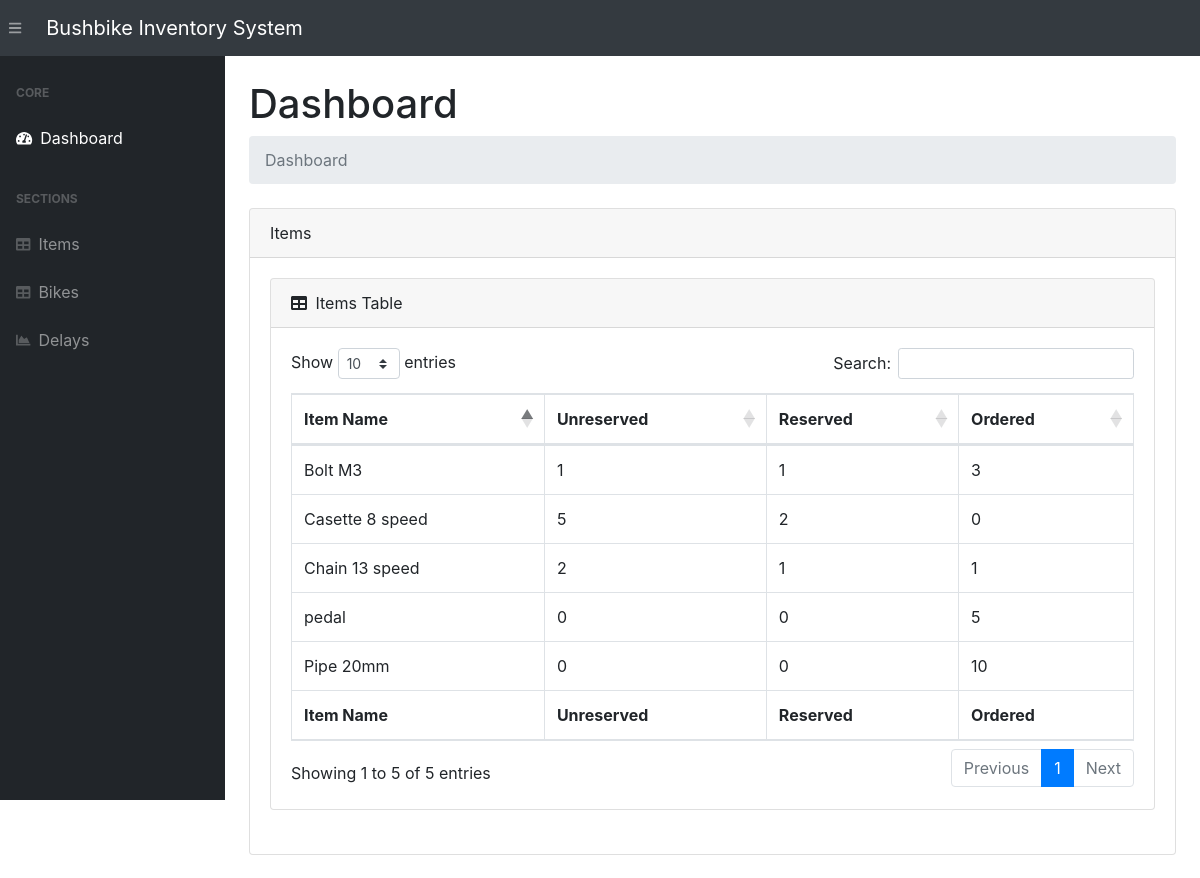
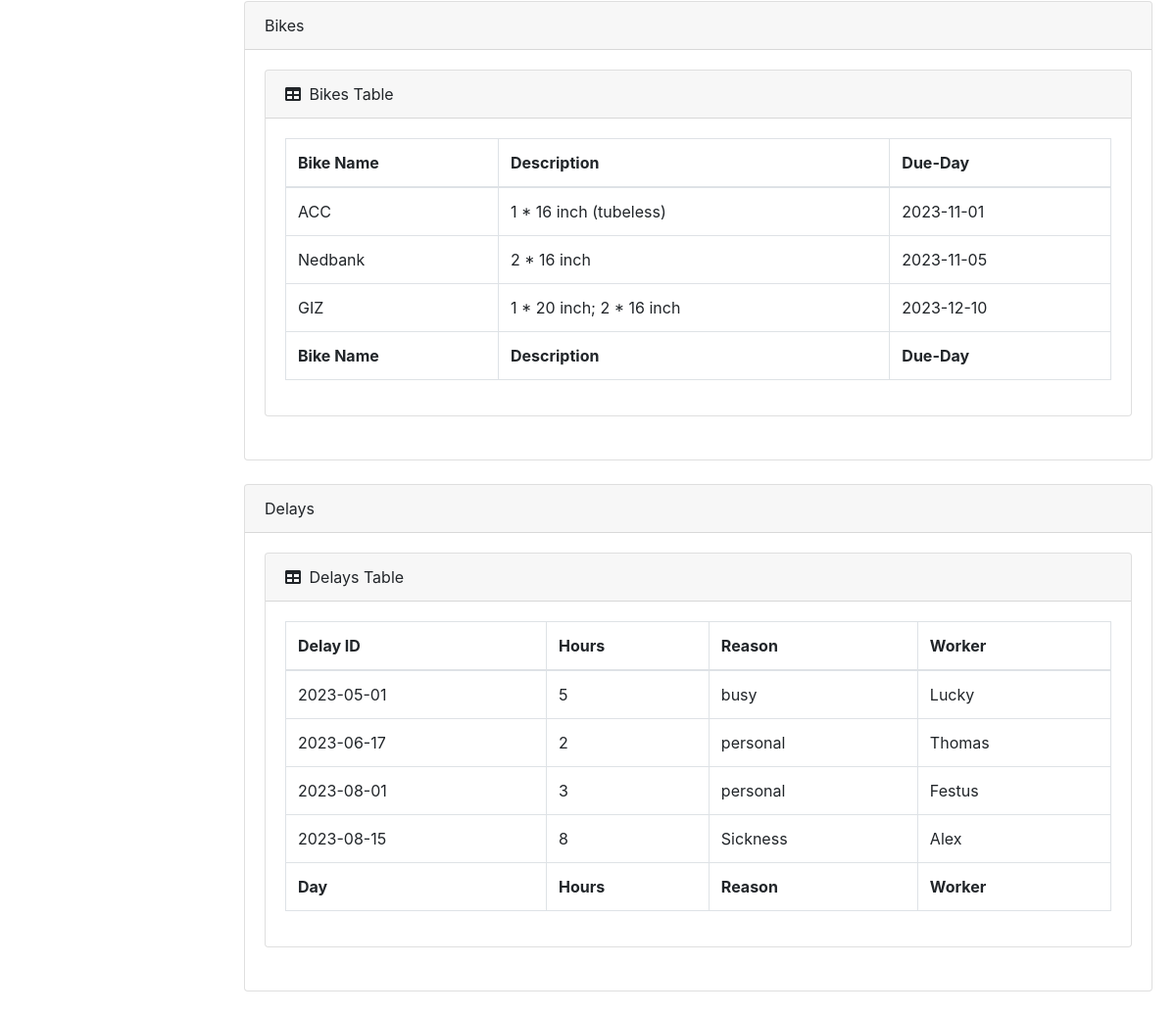
The page / on the database its author committed (2 pictures, top to bottom).
### app.py (models this page shows, shortened)
class Item(db.Model):
    __tablename__ = 'items'
    item_name       = db.Column(db.String(200), primary_key=True)
    unreserved      = db.Column(db.Integer, default=0)
    reserved        = db.Column(db.Integer, default=0)
    ordered         = db.Column(db.Integer, default=0)

class Bike(db.Model):
    __tablename__ = 'bikes'
    bike_name           = db.Column(db.String(200), primary_key=True)
    description         = db.Column(db.String(200))
    due                 = db.Column(db.DateTime, default=datetime.utcnow)

class Delay(db.Model):
    __tablename__ = 'delays'
    delay_id        = db.Column(db.Integer, primary_key=True)
    hours           = db.Column(db.Integer, default=0)
    reason          = db.Column(db.String(200))
    date            = db.Column(db.DateTime, default=datetime.utcnow)
    worker_name     = db.Column(db.String(200))

### app.py (the view)
@app.route('/', methods=["POST", "GET"])
def index():
    items   = Item.query.order_by(Item.item_name).all()
    bikes   = Bike.query.order_by(Bike.due).all()
    delays  = Delay.query.order_by(Delay.date).all()
    return render_template("index.html", items = items, bikes = bikes, delays = delays)

### templates/index.html (shortened to what this page needs)
{% extends 'base.html' %}
{% block content %}
<main>
    <div class="container-fluid">
        <h1 class="mt-4">Dashboard</h1>
        <ol class="breadcrumb mb-4">
            <li class="breadcrumb-item active">Dashboard</li>
        </ol>
        <div class="card mb-4">
            <div class="card-header">Items</div>
            <div class="card-body">
                <div class="card mb-4">
                <div class="card-header">
                    <i class="fas fa-table mr-1"></i>
                    Items Table
                </div>
                <div class="card-body">
                    <div class="table-responsive">
                        {% if items|length < 1 %}
                        <h4>There are no Items, add one above</h4>
                        {% else %}
                        <table class="table table-bordered" id="dataTable" width="100%" cellspacing="0">
                            <thead>
                                <tr>
                                    <th>Item Name</th>
                                    <th>Unreserved</th>
                                    <th>Reserved</th>
                                    <th>Ordered</th>
                                </tr>
                            </thead>
                            <tfoot>
                                <tr>
                                    <th>Item Name</th>
                                    <th>Unreserved</th>
                                    <th>Reserved</th>
                                    <th>Ordered</th>
                                </tr>
                            </tfoot>
                            <tbody>
                                {% for item in items %}
                                <tr>
                                    <td>{{ item.item_name }}</td>
                                    <td>{{ item.unreserved }}</td>
                                    <td>{{ item.reserved }}</td>
                                    <td>{{ item.ordered }}</td>
                                </tr>
                                {% endfor %}
                            </tbody>
                        </table>
                        {% endif %}
                </div>
            </div>
                </div>
            </div>
        </div>
        <div class="card mb-4">
            <div class="card-header">Bikes</div>
            <div class="card-body">
                <div class="card mb-4">
                <div class="card-header">
                    <i class="fas fa-table mr-1"></i>
                    Bikes Table
                </div>
                <div class="card-body">
                    <div class="table-responsive">
                        {% if bikes|length < 1 %}
                        <h4>There are no Bikes, add one above</h4>
                        {% else %}
                        <table class="table table-bordered" id="dataTable" width="100%" cellspacing="0">
                            <thead>
                                <tr>
                                    <th>Bike Name</th>
                                    <th>Description</th>
                                    <th>Due-Day</th>
                                </tr>
                            </thead>
                            <tfoot>
                                <tr>
                                    <th>Bike Name</th>
                                    <th>Description</th>
                                    <th>Due-Day</th>
                                </tr>
                            </tfoot>
                            <tbody>
                                {% for bike in bikes %}
                                <tr>
                                    <td>{{ bike.bike_name }}</td>
                                    <td>{{ bike.description }}</td>
                                    <td>{{ bike.due.date() }}</td>
                                </tr>
                                {% endfor %}
                            </tbody>
                        </table>
                        {% endif %}
                </div>
            </div>
                </div>
            </div>
        </div>
        <div class="card mb-4">
            <div class="card-header">Delays</div>
            <div class="card-body">
                <div class="card mb-4">
                <div class="card-header">
                    <i class="fas fa-table mr-1"></i>
                    Delays Table
                </div>
                <div class="card-body">
                    <div class="table-responsive">
                        {% if delays|length < 1 %}
                        <h4>There are no Delays, add one above</h4>
                        {% else %}
                        <table class="table table-bordered" id="dataTable" width="100%" cellspacing="0">
                            <thead>
                                <tr>
                                    <th>Delay ID</th>
                                    <th>Hours</th>
                                    <th>Reason</th>
                                    <th>Worker</th>
                                </tr>
                            </thead>
                            <tfoot>
                                <tr>
                                    <th>Day</th>
                                    <th>Hours</th>
                                    <th>Reason</th>
                                    <th>Worker</th>
                                </tr>
                            </tfoot>
                            <tbody>
                                {% for delay in delays %}
                                <tr>
                                    <td>{{ delay.date.date() }}</td>
                                    <td>{{ delay.hours }}</td>
                                    <td>{{ delay.reason }}</td>
                                    <td>{{ delay.worker_name }}</td>
                                </tr>
                                {% endfor %}
                            </tbody>
                        </table>
                        {% endif %}
                </div>
            </div>
                </div>
            </div>
        </div>
    </div>
</main>
{% endblock %}

### rows shown on the page
Item: item_name "Bolt M3", unreserved "1", reserved "1", ordered "3"
Item: item_name "Casette 8 speed", unreserved "5", reserved "2", ordered "0"
Item: item_name "Chain 13 speed", unreserved "2", reserved "1", ordered "1"
Item: item_name "Pipe 20mm", unreserved "0", reserved "0", ordered "10"
Item: item_name "pedal", unreserved "0", reserved "0", ordered "5"
Bike: bike_name "ACC", description "1 * 16 inch (tubeless)", due "2023-11-01"
Bike: bike_name "Nedbank", description "2 * 16 inch", due "2023-11-05"
Bike: bike_name "GIZ", description "1 * 20 inch; 2 * 16 inch", due "2023-12-10"
Delay: date "2023-05-01", hours "5", reason "busy", worker_name "Lucky"
Delay: date "2023-06-17", hours "2", reason "personal", worker_name "Thomas"
Delay: date "2023-08-01", hours "3", reason "personal", worker_name "Festus"
Delay: date "2023-08-15", hours "8", reason "Sickness", worker_name "Alex"
